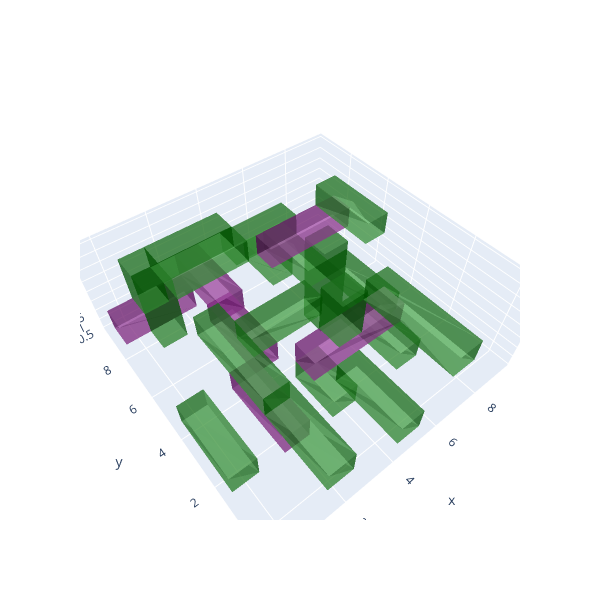

The cell this chart's notebook holds for it:
### Markdown cell above
fout: 96565

### Code cell
plotbricks(BB,dis=dis)

### Figure 1 — Plotly figure (JSON) as saved in the notebook; plotly's stock layout.template omitted (floating-point values rounded to 4 significant figures)
{"data": [{"alphahull": 1, "color": "rgba(0,100,0,0.5)", "flatshading": true, "lighting": {"diffuse": 0.1, "roughness": 0.5, "specular": 2}, "text": "0", "type": "mesh3d", "x": [6.5, 6.5, 7.5, 7.5, 6.5, 6.5, 7.5, 7.5], "y": [1.5, 1.5, 1.5, 1.5, 4.5, 4.5, 4.5, 4.5], "z": [0.5, 1.5, 0.5, 1.5, 0.5, 1.5, 0.5, 1.5]}, {"alphahull": 1, "color": "rgba(0,100,0,0.5)", "flatshading": true, "lighting": {"diffuse": 0.1, "roughness": 0.5, "specular": 2}, "text": "1", "type": "mesh3d", "x": [-0.5, -0.5, 0.5, 0.5, -0.5, -0.5, 0.5, 0.5], "y": [1.5, 1.5, 1.5, 1.5, 4.5, 4.5, 4.5, 4.5], "z": [0.5, 1.5, 0.5, 1.5, 0.5, 1.5, 0.5, 1.5]}, {"alphahull": 1, "color": "rgba(100,0,100,0.5)", "flatshading": true, "lighting": {"diffuse": 0.1, "roughness": 0.5, "specular": 2}, "text": "2", "type": "mesh3d", "x": [2.5, 2.5, 3.5, 3.5, 2.5, 2.5, 3.5, 3.5], "y": [4.5, 4.5, 4.5, 4.5, 7.5, 7.5, 7.5, 7.5], "z": [0.5, 1.5, 0.5, 1.5, 0.5, 1.5, 0.5, 1.5]}, {"alphahull": 1, "color": "rgba(0,100,0,0.5)", "flatshading": true, "lighting": {"diffuse": 0.1, "roughness": 0.5, "specular": 2}, "text": "3", "type": "mesh3d", "x": [3.5, 3.5, 4.5, 4.5, 3.5, 3.5, 4.5, 4.5], "y": [1.5, 1.5, 1.5, 1.5, 3.5, 3.5, 3.5, 3.5], "z": [0.5, 1.5, 0.5, 1.5, 0.5, 1.5, 0.5, 1.5]}, {"alphahull": 1, "color": "rgba(0,100,0,0.5)", "flatshading": true, "lighting": {"diffuse": 0.1, "roughness": 0.5, "specular": 2}, "text": "4", "type": "mesh3d", "x": [7.5, 7.5, 8.5, 8.5, 7.5, 7.5, 8.5, 8.5], "y": [3.5, 3.5, 3.5, 3.5, 6.5, 6.5, 6.5, 6.5], "z": [0.5, 1.5, 0.5, 1.5, 0.5, 1.5, 0.5, 1.5]}, {"alphahull": 1, "color": "rgba(100,0,100,0.5)", "flatshading": true, "lighting": {"diffuse": 0.1, "roughness": 0.5, "specular": 2}, "text": "5", "type": "mesh3d", "x": [-0.5, -0.5, 2.5, 2.5, -0.5, -0.5, 2.5, 2.5], "y": [8.5, 8.5, 8.5, 8.5, 9.5, 9.5, 9.5, 9.5], "z": [0.5, 1.5, 0.5, 1.5, 0.5, 1.5, 0.5, 1.5]}, {"alphahull": 1, "color": "rgba(0,100,0,0.5)", "flatshading": true, "lighting": {"diffuse": 0.1, "roughness": 0.5, "specular": 2}, "text": "6", "type": "mesh3d", "x": [5.5, 5.5, 6.5, 6.5, 5.5, 5.5, 6.5, 6.5], "y": [4.5, 4.5, 4.5, 4.5, 5.5, 5.5, 5.5, 5.5], "z": [0.5, 4.5, 0.5, 4.5, 0.5, 4.5, 0.5, 4.5]}, {"alphahull": 1, "color": "rgba(0,100,0,0.5)", "flatshading": true, "lighting": {"diffuse": 0.1, "roughness": 0.5, "specular": 2}, "text": "7", "type": "mesh3d", "x": [5.5, 5.5, 6.5, 6.5, 5.5, 5.5, 6.5, 6.5], "y": [7.5, 7.5, 7.5, 7.5, 9.5, 9.5, 9.5, 9.5], "z": [0.5, 1.5, 0.5, 1.5, 0.5, 1.5, 0.5, 1.5]}, {"alphahull": 1, "color": "rgba(100,0,100,0.5)", "flatshading": true, "lighting": {"diffuse": 0.1, "roughness": 0.5, "specular": 2}, "text": "8", "type": "mesh3d", "x": [1.5, 1.5, 2.5, 2.5, 1.5, 1.5, 2.5, 2.5], "y": [1.5, 1.5, 1.5, 1.5, 4.5, 4.5, 4.5, 4.5], "z": [0.5, 1.5, 0.5, 1.5, 0.5, 1.5, 0.5, 1.5]}, {"alphahull": 1, "color": "rgba(0,100,0,0.5)", "flatshading": true, "lighting": {"diffuse": 0.1, "roughness": 0.5, "specular": 2}, "text": "9", "type": "mesh3d", "x": [6.5, 6.5, 7.5, 7.5, 6.5, 6.5, 7.5, 7.5], "y": [6.5, 6.5, 6.5, 6.5, 9.5, 9.5, 9.5, 9.5], "z": [0.5, 1.5, 0.5, 1.5, 0.5, 1.5, 0.5, 1.5]}, {"alphahull": 1, "color": "rgba(0,100,0,0.5)", "flatshading": true, "lighting": {"diffuse": 0.1, "roughness": 0.5, "specular": 2}, "text": "10", "type": "mesh3d", "x": [4.5, 4.5, 5.5, 5.5, 4.5, 4.5, 5.5, 5.5], "y": [-0.5, -0.5, -0.5, -0.5, 2.5, 2.5, 2.5, 2.5], "z": [0.5, 1.5, 0.5, 1.5, 0.5, 1.5, 0.5, 1.5]}, {"alphahull": 1, "color": "rgba(0,100,0,0.5)", "flatshading": true, "lighting": {"diffuse": 0.1, "roughness": 0.5, "specular": 2}, "text": "11", "type": "mesh3d", "x": [0.5, 0.5, 1.5, 1.5, 0.5, 0.5, 1.5, 1.5], "y": [7.5, 7.5, 7.5, 7.5, 8.5, 8.5, 8.5, 8.5], "z": [0.5, 3.5, 0.5, 3.5, 0.5, 3.5, 0.5, 3.5]}, {"alphahull": 1, "color": "rgba(0,100,0,0.5)", "flatshading": true, "lighting": {"diffuse": 0.1, "roughness": 0.5, "specular": 2}, "text": "12", "type": "mesh3d", "x": [2.5, 2.5, 5.5, 5.5, 2.5, 2.5, 5.5, 5.5], "y": [4.5, 4.5, 4.5, 4.5, 5.5, 5.5, 5.5, 5.5], "z": [1.5, 2.5, 1.5, 2.5, 1.5, 2.5, 1.5, 2.5]}, {"alphahull": 1, "color": "rgba(100,0,100,0.5)", "flatshading": true, "lighting": {"diffuse": 0.1, "roughness": 0.5, "specular": 2}, "text": "13", "type": "mesh3d", "x": [3.5, 3.5, 7.5, 7.5, 3.5, 3.5, 7.5, 7.5], "y": [2.5, 2.5, 2.5, 2.5, 3.5, 3.5, 3.5, 3.5], "z": [1.5, 2.5, 1.5, 2.5, 1.5, 2.5, 1.5, 2.5]}, {"alphahull": 1, "color": "rgba(0,100,0,0.5)", "flatshading": true, "lighting": {"diffuse": 0.1, "roughness": 0.5, "specular": 2}, "text": "14", "type": "mesh3d", "x": [4.5, 4.5, 7.5, 7.5, 4.5, 4.5, 7.5, 7.5], "y": [8.5, 8.5, 8.5, 8.5, 9.5, 9.5, 9.5, 9.5], "z": [1.5, 2.5, 1.5, 2.5, 1.5, 2.5, 1.5, 2.5]}, {"alphahull": 1, "color": "rgba(100,0,100,0.5)", "flatshading": true, "lighting": {"diffuse": 0.1, "roughness": 0.5, "specular": 2}, "text": "15", "type": "mesh3d", "x": [2.5, 2.5, 3.5, 3.5, 2.5, 2.5, 3.5, 3.5], "y": [6.5, 6.5, 6.5, 6.5, 9.5, 9.5, 9.5, 9.5], "z": [1.5, 2.5, 1.5, 2.5, 1.5, 2.5, 1.5, 2.5]}, {"alphahull": 1, "color": "rgba(100,0,100,0.5)", "flatshading": true, "lighting": {"diffuse": 0.1, "roughness": 0.5, "specular": 2}, "text": "16", "type": "mesh3d", "x": [5.5, 5.5, 9.5, 9.5, 5.5, 5.5, 9.5, 9.5], "y": [7.5, 7.5, 7.5, 7.5, 8.5, 8.5, 8.5, 8.5], "z": [1.5, 2.5, 1.5, 2.5, 1.5, 2.5, 1.5, 2.5]}, {"alphahull": 1, "color": "rgba(0,100,0,0.5)", "flatshading": true, "lighting": {"diffuse": 0.1, "roughness": 0.5, "specular": 2}, "text": "17", "type": "mesh3d", "x": [0.5, 0.5, 1.5, 1.5, 0.5, 0.5, 1.5, 1.5], "y": [8.5, 8.5, 8.5, 8.5, 9.5, 9.5, 9.5, 9.5], "z": [1.5, 3.5, 1.5, 3.5, 1.5, 3.5, 1.5, 3.5]}, {"alphahull": 1, "color": "rgba(0,100,0,0.5)", "flatshading": true, "lighting": {"diffuse": 0.1, "roughness": 0.5, "specular": 2}, "text": "18", "type": "mesh3d", "x": [1.5, 1.5, 2.5, 2.5, 1.5, 1.5, 2.5, 2.5], "y": [2.5, 2.5, 2.5, 2.5, 6.5, 6.5, 6.5, 6.5], "z": [1.5, 2.5, 1.5, 2.5, 1.5, 2.5, 1.5, 2.5]}, {"alphahull": 1, "color": "rgba(0,100,0,0.5)", "flatshading": true, "lighting": {"diffuse": 0.1, "roughness": 0.5, "specular": 2}, "text": "19", "type": "mesh3d", "x": [1.5, 1.5, 2.5, 2.5, 1.5, 1.5, 2.5, 2.5], "y": [-0.5, -0.5, -0.5, -0.5, 2.5, 2.5, 2.5, 2.5], "z": [1.5, 2.5, 1.5, 2.5, 1.5, 2.5, 1.5, 2.5]}, {"alphahull": 1, "color": "rgba(0,100,0,0.5)", "flatshading": true, "lighting": {"diffuse": 0.1, "roughness": 0.5, "specular": 2}, "text": "20", "type": "mesh3d", "x": [4.5, 4.5, 5.5, 5.5, 4.5, 4.5, 5.5, 5.5], "y": [2.5, 2.5, 2.5, 2.5, 3.5, 3.5, 3.5, 3.5], "z": [2.5, 4.5, 2.5, 4.5, 2.5, 4.5, 2.5, 4.5]}, {"alphahull": 1, "color": "rgba(0,100,0,0.5)", "flatshading": true, "lighting": {"diffuse": 0.1, "roughness": 0.5, "specular": 2}, "text": "21", "type": "mesh3d", "x": [1.5, 1.5, 4.5, 4.5, 1.5, 1.5, 4.5, 4.5], "y": [7.5, 7.5, 7.5, 7.5, 8.5, 8.5, 8.5, 8.5], "z": [2.5, 3.5, 2.5, 3.5, 2.5, 3.5, 2.5, 3.5]}, {"alphahull": 1, "color": "rgba(0,100,0,0.5)", "flatshading": true, "lighting": {"diffuse": 0.1, "roughness": 0.5, "specular": 2}, "text": "22", "type": "mesh3d", "x": [1.5, 1.5, 4.5, 4.5, 1.5, 1.5, 4.5, 4.5], "y": [8.5, 8.5, 8.5, 8.5, 9.5, 9.5, 9.5, 9.5], "z": [2.5, 3.5, 2.5, 3.5, 2.5, 3.5, 2.5, 3.5]}, {"alphahull": 1, "color": "rgba(0,100,0,0.5)", "flatshading": true, "lighting": {"diffuse": 0.1, "roughness": 0.5, "specular": 2}, "text": "23", "type": "mesh3d", "x": [8.5, 8.5, 9.5, 9.5, 8.5, 8.5, 9.5, 9.5], "y": [5.5, 5.5, 5.5, 5.5, 8.5, 8.5, 8.5, 8.5], "z": [2.5, 3.5, 2.5, 3.5, 2.5, 3.5, 2.5, 3.5]}, {"alphahull": 1, "color": "rgba(0,100,0,0.5)", "flatshading": true, "lighting": {"diffuse": 0.1, "roughness": 0.5, "specular": 2}, "text": "24", "type": "mesh3d", "x": [6.5, 6.5, 7.5, 7.5, 6.5, 6.5, 7.5, 7.5], "y": [-0.5, -0.5, -0.5, -0.5, 3.5, 3.5, 3.5, 3.5], "z": [2.5, 3.5, 2.5, 3.5, 2.5, 3.5, 2.5, 3.5]}], "layout": {"autosize": false, "height": 600, "scene": {"aspectmode": "auto", "aspectratio": {"x": 1.357, "y": 1.357, "z": 0.5429}, "camera": {"center": {"x": 0, "y": 0, "z": 0}, "eye": {"x": -0.88, "y": -1.102, "z": 1.685}, "projection": {"type": "perspective"}, "up": {"x": 0, "y": 0, "z": 1}}}, "width": 600}}
